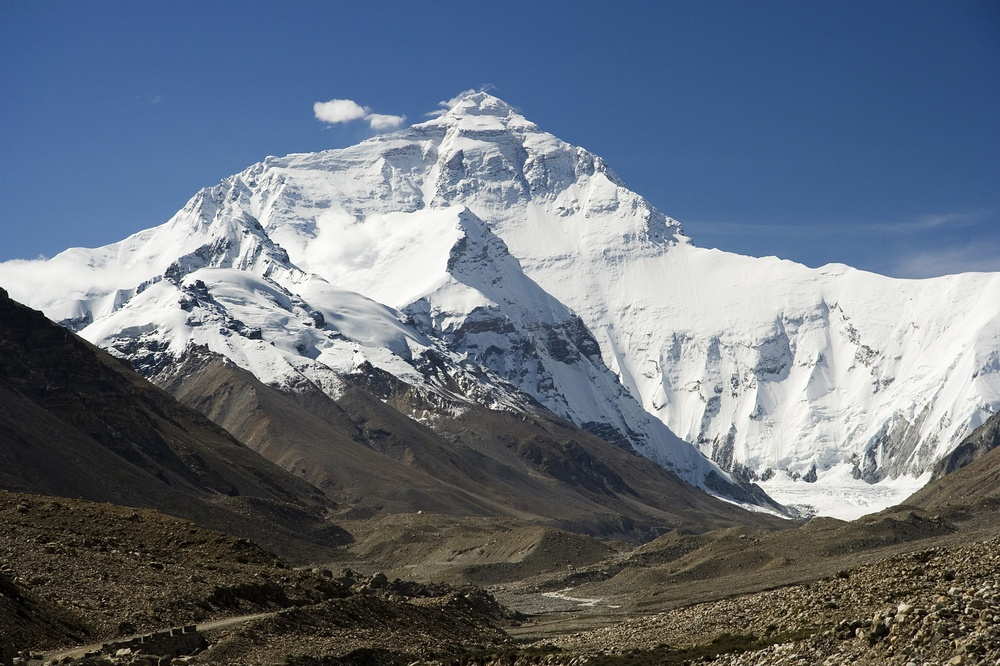
#> input picture input/mountain.jpg, 1000 x 666 px, shrunk from 2000 x 1333 before the run
$ python -i color_shift.py   (imports and definitions only)
#> lines starting #> are read from the running program, lines starting #| are printed output that depends on the picture; after the words box and inside, x2 and y2 are one past the last pixel; in counts of white or black regions, pixels touching at a corner belong together
#> further down, picture is the input picture: shape (666, 1000, 3); mean B, G, R 125.2, 112.6, 103.1
import cv2
import numpy as np

YELLOW_HUE_RANGE = (20, 40)  # Approximate HSV hue range for yellow

def shift_yellow(image_bgr, hue_shift=60):
    """
    Detect and shift yellow hues in the image toward cooler tones.

    Args:
        image_bgr: Input image in BGR format (OpenCV)
        hue_shift: Degrees to shift hue (e.g. 60 → green/cyan)

    Returns:
        Modified image in BGR
    """
#> called with hue_shift = 60
    hsv = cv2.cvtColor(image_bgr, cv2.COLOR_BGR2HSV)
#> hsv: shape (666, 1000, 3); mean H, S, V 69.1, 75.1, 131.3
    h, s, v = cv2.split(hsv)
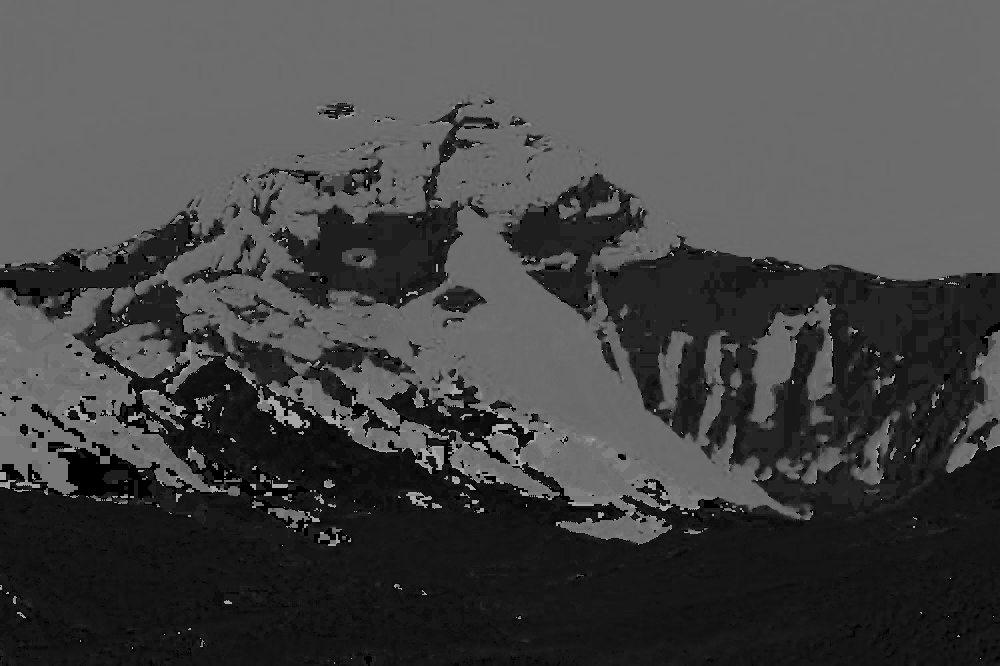
#> h: shape (666, 1000); min 0, max 177, mean 69.1
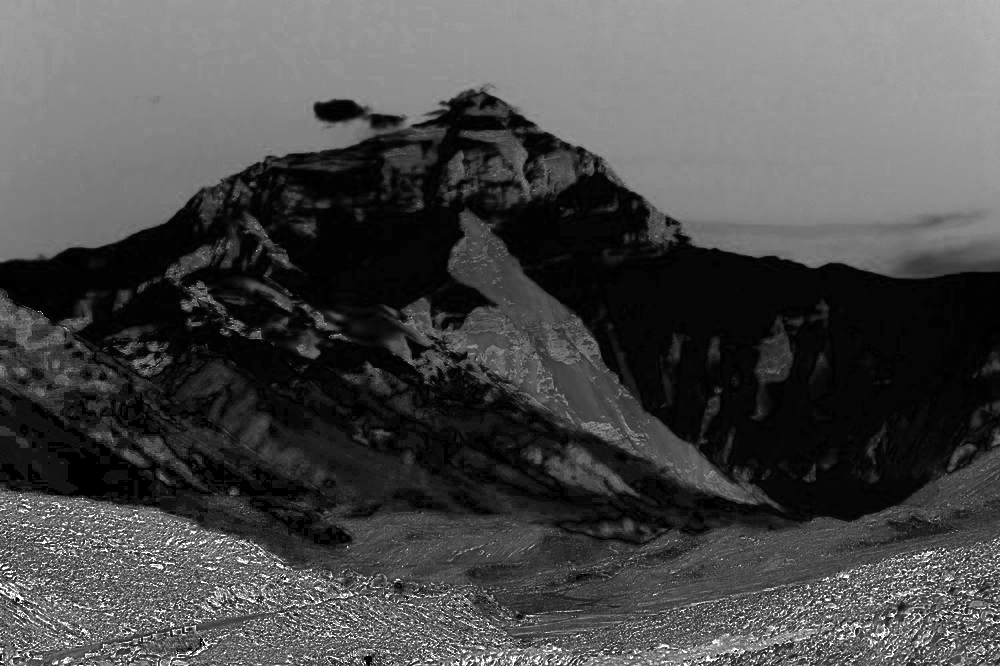
#> s: shape (666, 1000); min 0, max 255, mean 75.1
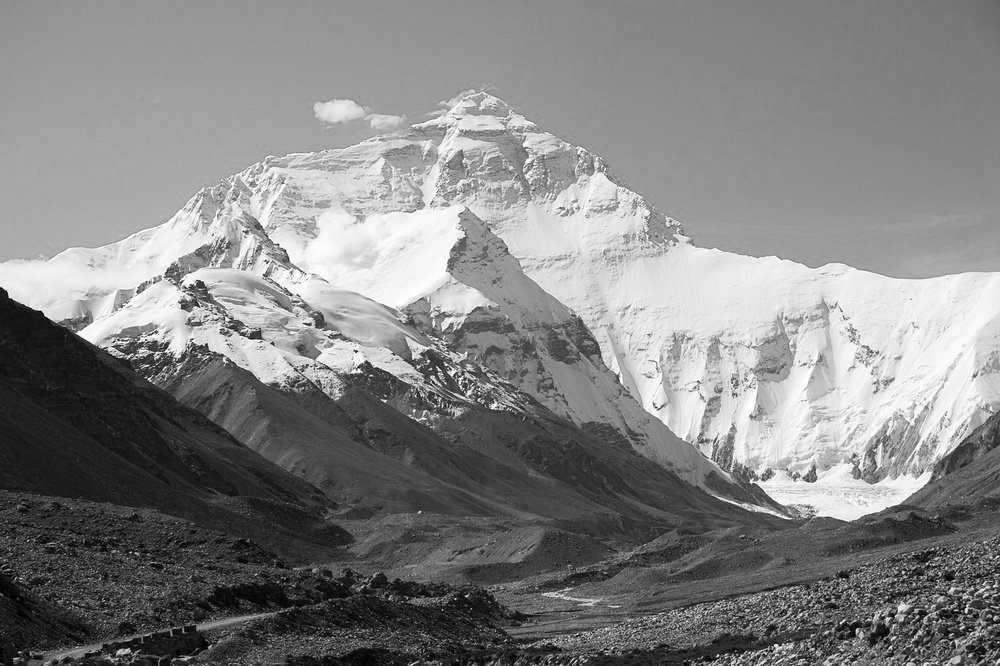
#> v: shape (666, 1000); min 0, max 255, mean 131.3

    # Create mask for yellow hue range
    mask = (h > YELLOW_HUE_RANGE[0]) & (h < YELLOW_HUE_RANGE[1])
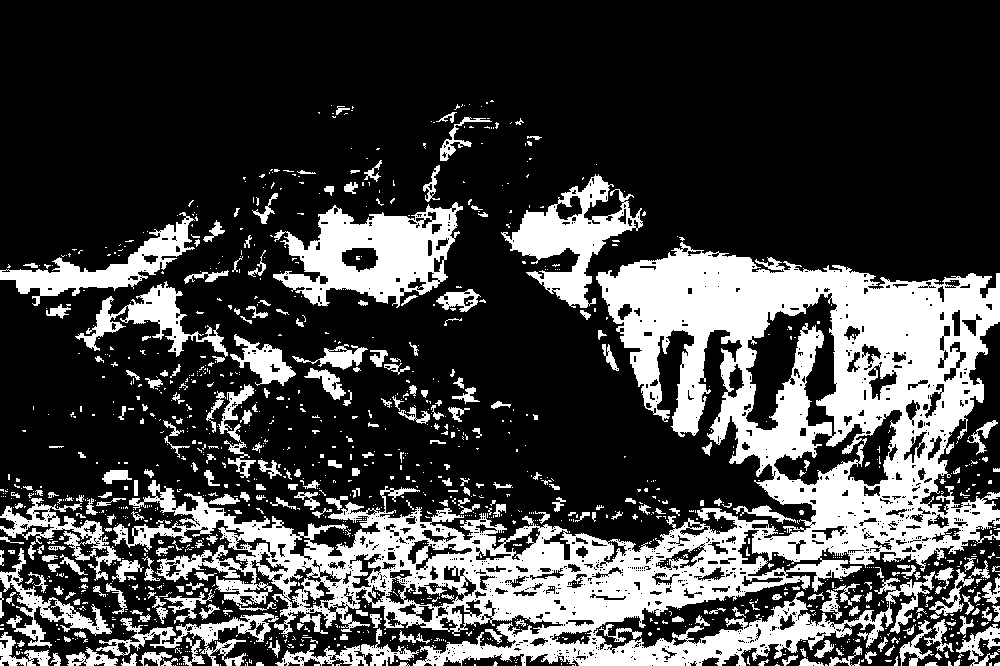
#> mask: shape (666, 1000) bool; 26.5% white; 1352 white regions (1062 under 20 px), largest, box (x1, y1, x2, y2) and area: (112, 242, 1000, 666) 113468, (273, 202, 463, 308) 10477, (501, 174, 643, 308) 6656

    # Apply hue shift only to yellow areas
    h[mask] = (h[mask] + hue_shift) % 180
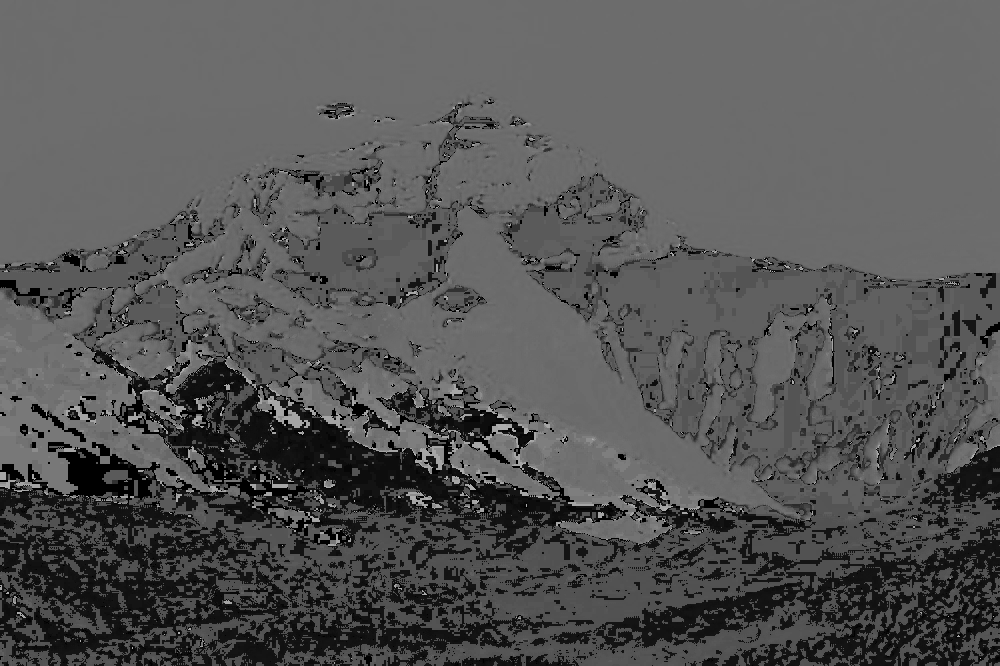
#> h: shape (666, 1000); min 0, max 177, mean 85

    shifted = cv2.merge([h, s, v])
#> shifted: shape (666, 1000, 3); mean H, S, V 85, 75.1, 131.3
    return cv2.cvtColor(shifted, cv2.COLOR_HSV2BGR)
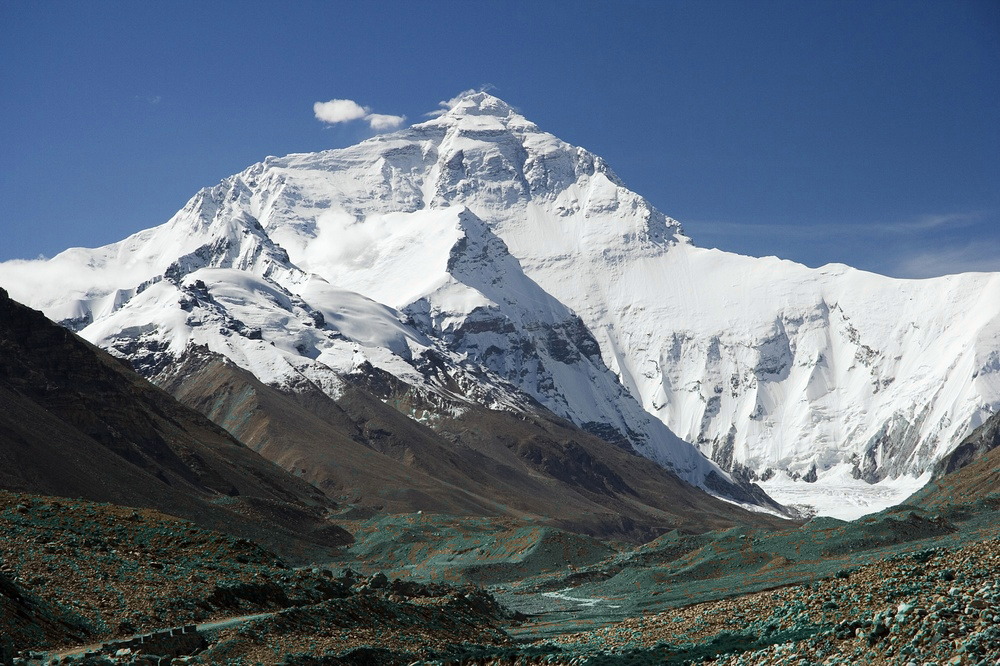
#> returned value: shape (666, 1000, 3); mean B, G, R 127.5, 112.7, 99.6

>>> import cv2
>>> picture = cv2.imread('../input/mountain.jpg')
>>> result = shift_yellow(picture)
